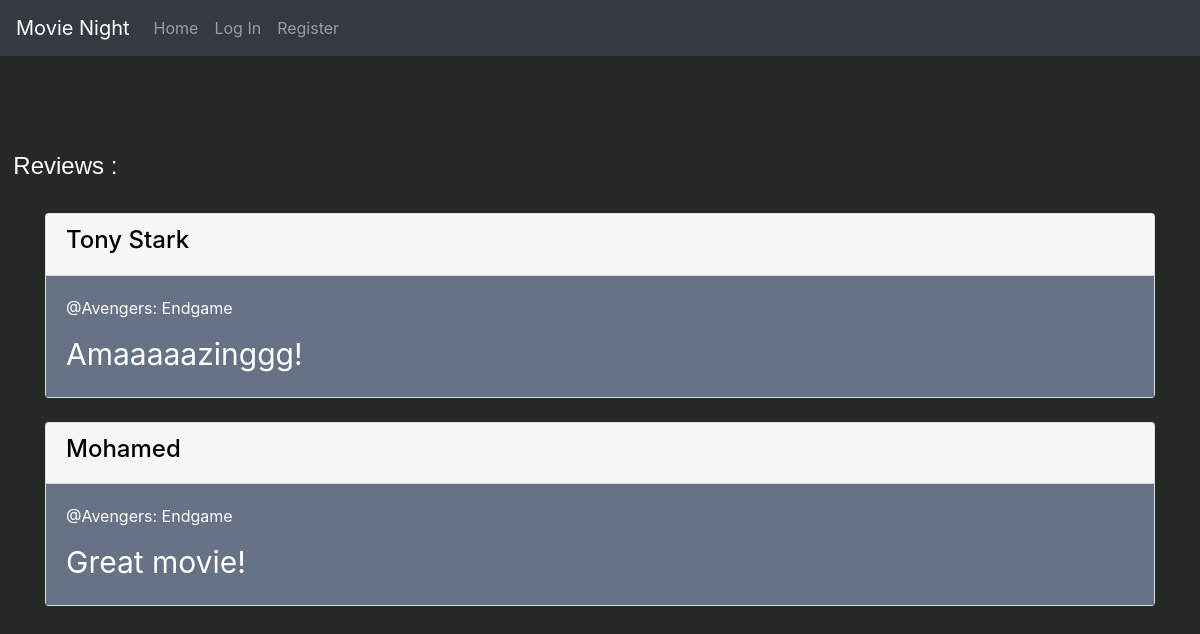
Page /movies/299534 on the committed database.
### movie_night/models.py (models this page shows)
class Review(models.Model):
    movieId=models.IntegerField(default=0)
    movieName=models.TextField(blank=False)
    publisher=models.ForeignKey('User',related_name="REVIEWS",on_delete=models.CASCADE,null=True)
    Post_text=models.TextField(max_length=1000,blank=False)
    movieType=models.TextField(blank=False,null=True)

class User(AbstractUser):
    pass

### movie_night/views.py (the view)
# urls.py: path("<str:Type>/<int:MovieId>",views.GetMovie,name="MoviePage"),
def GetMovie(request,Type,MovieId):
    return render(request,"movie_night/MoviePage.html",{"MovieId":MovieId,"Type":Type,"REVIEWS":Review.objects.filter(movieId=MovieId)})

### movie_night/templates/movie_night/MoviePage.html (shortened to what this page needs)
{% extends "movie_night/layout.html" %}
{% load custom_template_tag %}
{% block body %}
<br>
<br>
<br>
<br>
<div id="all_reviews">
    <h4 style="  font-family :Cambria,arial,helvetica;"> &nbsp Reviews :</h4>
    <br>
<div class="container">
  {% for review in REVIEWS %}
  <div class="row">
  <div class="col" style="width:80%" >
    <div class="card" >
      <div class="card-header"style="color:black;background-color;#3e4145;">
        <h4>{{review.publisher}}</h4>
      </div>
      <div class="card-body" style="background-color:#667285;">
        <p class="card-title" style="color:white;">@{{review.movieName}}</p>
        <p class="card-text"style="color:white;font-size:30px">{{review.Post_text}}</p>
      </div>
    </div>
    <br>
    </div>
  </div>
  {% endfor %}
</div>
</div>
</div>
{% endblock %}

### rows in the picture
Review: publisher "Tony Stark", movieName "Avengers: Endgame", Post_text "Amaaaaazinggg!"
Review: publisher "Mohamed", movieName "Avengers: Endgame", Post_text "Great movie!"
